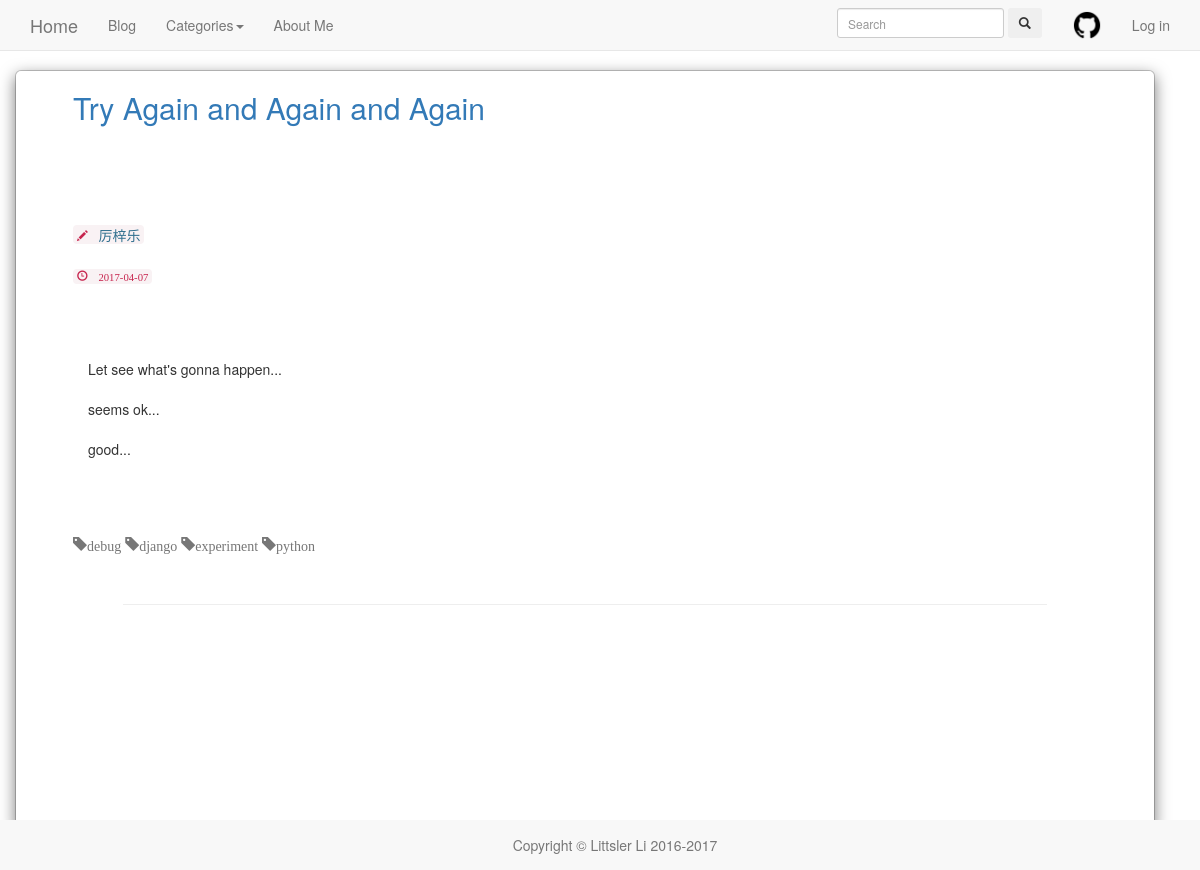
The app's page /blog/view/try-again-and-again-and-again with its own data.
### blog/models.py (models this page shows, shortened)
class Blog(models.Model):
    author = models.ForeignKey(User)
    title = models.CharField(max_length=256)
    slug = models.SlugField(unique=True)
    content = models.CharField(max_length=4096)
    category = models.ForeignKey(Category)
    tags = models.ManyToManyField(to=Tag, related_name='blogs', related_query_name='blog', blank=True)
    pub_date = models.DateTimeField(default=datetime.now)
    class Meta:
        ordering = ['-pub_date']

class Tag(models.Model):
    name = models.CharField(max_length=50, primary_key=True)

### blog/views.py (the view)
# urls.py: url(r'^view/(?P<slug>[-\w]+)', views.view_blog, name='view_blog'),
def view_blog(request, slug):
    blog = get_object_or_404(Blog, slug=slug)
    comment_list = Comment.list_per_blog(blog.pk)
    return render(request, 'blog/view.html',
                  context={'blog': blog, 'comments': comment_list, 'comment_form': CommentForm()})

### blog/forms.py
class CommentForm(ModelForm):
    def __init__(self, data=None, instance=None):
        if instance is not None:
            if instance.reply_to is not None:
                self.reply_to_author = Comment.objects.get(pk=instance.reply_to).author
        super(CommentForm, self).__init__(data=data, instance=instance)
    reply_to_author = CharField(max_length=50, required=False, widget=HiddenInput())
    class Meta:
        model = Comment
        fields = ['content', 'topic', 'reply_to', 'reply_to_author']
        widgets = {
            'content': Textarea(attrs={'cols': 60, 'rows': 5, 'class': 'form-control', 'style': "width: 60%"}),
            'topic': HiddenInput(), 'reply_to': HiddenInput(attrs={'required': False})}
        labels = {'content': 'Leave a comment'}

### blog/models.py (called while the page is built)
    @classmethod
    def list_per_blog(cls, blog_pk):
        comments = Comment.objects.select_related('reply_to').filter(topic=blog_pk)
        for comment in comments:
            if comment.reply_to is not None:
                comment.reply_to_author = comment.reply_to.author
        return comments

### blog/templatetags/chinesename_tags.py (called while the page is built)
@register.filter()
def chinese_name(user):
    if user.first_name and user.last_name:
        return user.last_name + user.first_name
    else:
        return user.username

### blog/templates/blog/view.html (shortened to what this page needs)
{% extends 'blog/base.html' %}
{% load staticfiles i18n chinesename_tags %}
{% block content %}
    <section class="form-group">
        <h2 class="text-primary">{{ blog.title }}</h2>
        <small class="text-primary">
            <code class="glyphicon glyphicon-pencil">
                <a href="{% url 'blog:search' %}?author={{ blog.author }}" class="h5 text-info">
                    {{ blog.author|chinese_name }}
                </a>
            </code>
        </small>
        <small class="text-muted">
            <code class="glyphicon glyphicon-time">
                {{ blog.pub_date|date:'Y-m-d' }}</code>
        </small>
        <p>
        <div class="modal-body">{{ blog.content|linebreaksbr }}</div>
        <span>
            {% for tag in blog.tags.all %}
                <a class="glyphicon glyphicon-tag text-muted"
                   href="{% url 'blog:search' %}?tags={{ tag.name }}">{{ tag.name }}</a>
            {% endfor %}
        </span>
        <hr style="margin: 50px">
    </section>
{% endblock %}

### static/blog/css/blog-post.css (style rules this page uses)
body { padding-top: 70px; }

### records on screen
Blog: title "Try Again and Again and Again", author|chinese_name "厉梓乐", pub_date "2017-04-07", content "Let see what's gonna happen... seems ok... good..."
Tag: name "debug"
Tag: name "django"
Tag: name "experiment"
Tag: name "python"
